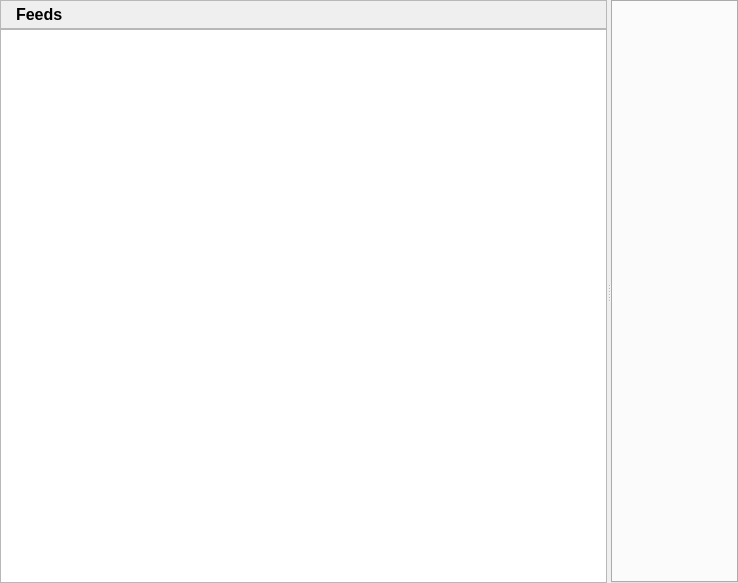
<?xml version="1.0" encoding="UTF-8"?>
<ui version="4.0">
 <class>FeedReaderDialog</class>
 <widget class="QWidget" name="FeedReaderDialog">
  <property name="geometry">
   <rect>
    <x>0</x>
    <y>0</y>
    <width>738</width>
    <height>583</height>
   </rect>
  </property>
  <property name="windowTitle">
   <string/>
  </property>
  <layout class="QHBoxLayout" name="horizontalLayout_2">
   <property name="leftMargin">
    <number>0</number>
   </property>
   <property name="topMargin">
    <number>0</number>
   </property>
   <property name="rightMargin">
    <number>0</number>
   </property>
   <property name="bottomMargin">
    <number>0</number>
   </property>
   <item>
    <widget class="QSplitter" name="splitter">
     <property name="orientation">
      <enum>Qt::Horizontal</enum>
     </property>
     <widget class="QFrame" name="feedFrame">
      <property name="baseSize">
       <size>
        <width>300</width>
        <height>300</height>
       </size>
      </property>
      <layout class="QGridLayout">
       <property name="leftMargin">
        <number>0</number>
       </property>
       <property name="topMargin">
        <number>0</number>
       </property>
       <property name="rightMargin">
        <number>0</number>
       </property>
       <property name="bottomMargin">
        <number>0</number>
       </property>
       <property name="spacing">
        <number>0</number>
       </property>
       <item row="0" column="0">
        <widget class="QFrame" name="toolBarFrame">
         <property name="frameShape">
          <enum>QFrame::StyledPanel</enum>
         </property>
         <property name="frameShadow">
          <enum>QFrame::Raised</enum>
         </property>
         <layout class="QHBoxLayout" name="horizontalLayout_4">
          <property name="leftMargin">
           <number>2</number>
          </property>
          <property name="topMargin">
           <number>2</number>
          </property>
          <property name="rightMargin">
           <number>2</number>
          </property>
          <property name="bottomMargin">
           <number>2</number>
          </property>
          <item>
           <widget class="QLabel" name="titleBarPixmap">
            <property name="text">
             <string/>
            </property>
            <property name="pixmap">
             <pixmap resource="FeedReader_images.qrc">:/images/Feed.png</pixmap>
            </property>
           </widget>
          </item>
          <item>
           <widget class="QLabel" name="titleBarLabel">
            <property name="font">
             <font>
              <pointsize>12</pointsize>
              <weight>75</weight>
              <bold>true</bold>
             </font>
            </property>
            <property name="text">
             <string>Feeds</string>
            </property>
           </widget>
          </item>
          <item>
           <spacer>
            <property name="orientation">
             <enum>Qt::Horizontal</enum>
            </property>
            <property name="sizeHint" stdset="0">
             <size>
              <width>0</width>
              <height>20</height>
             </size>
            </property>
           </spacer>
          </item>
          <item>
           <widget class="QToolButton" name="feedAddButton">
            <property name="focusPolicy">
             <enum>Qt::NoFocus</enum>
            </property>
            <property name="toolTip">
             <string>Add new feed</string>
            </property>
            <property name="icon">
             <iconset resource="FeedReader_images.qrc">
              <normaloff>:/images/FeedAdd.png</normaloff>:/images/FeedAdd.png</iconset>
            </property>
            <property name="autoRaise">
             <bool>true</bool>
            </property>
           </widget>
          </item>
          <item>
           <widget class="QToolButton" name="feedProcessButton">
            <property name="focusPolicy">
             <enum>Qt::NoFocus</enum>
            </property>
            <property name="toolTip">
             <string>Update feed</string>
            </property>
            <property name="icon">
             <iconset resource="FeedReader_images.qrc">
              <normaloff>:/images/FeedProcess.png</normaloff>:/images/FeedProcess.png</iconset>
            </property>
            <property name="autoRaise">
             <bool>true</bool>
            </property>
           </widget>
          </item>
          <item>
           <widget class="QToolButton" name="helpButton">
            <property name="focusPolicy">
             <enum>Qt::NoFocus</enum>
            </property>
            <property name="icon">
             <iconset>
              <normaloff>:/icons/help_64.png</normaloff>:/icons/help_64.png</iconset>
            </property>
            <property name="autoRaise">
             <bool>true</bool>
            </property>
           </widget>
          </item>
         </layout>
        </widget>
       </item>
       <item row="1" column="0">
        <widget class="FeedTreeWidget" name="feedTreeWidget">
         <property name="contextMenuPolicy">
          <enum>Qt::CustomContextMenu</enum>
         </property>
         <property name="editTriggers">
          <set>QAbstractItemView::NoEditTriggers</set>
         </property>
         <property name="rootIsDecorated">
          <bool>false</bool>
         </property>
         <property name="headerHidden">
          <bool>true</bool>
         </property>
         <column>
          <property name="text">
           <string notr="true"/>
          </property>
         </column>
        </widget>
       </item>
      </layout>
     </widget>
     <widget class="RSTabWidget" name="messageTabWidget">
      <property name="tabsClosable">
       <bool>true</bool>
      </property>
      <property name="movable">
       <bool>true</bool>
      </property>
     </widget>
    </widget>
   </item>
  </layout>
 </widget>
 <customwidgets>
  <customwidget>
   <class>FeedTreeWidget</class>
   <extends>QTreeWidget</extends>
   <header>gui/FeedTreeWidget.h</header>
  </customwidget>
  <customwidget>
   <class>RSTabWidget</class>
   <extends>QTabWidget</extends>
   <header>gui/common/RSTabWidget.h</header>
   <container>1</container>
  </customwidget>
 </customwidgets>
 <resources>
  <include location="FeedReader_images.qrc"/>
 </resources>
 <connections/>
</ui>
